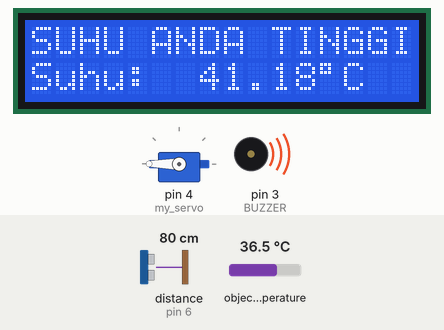
Recording of a sketch running on a simulated Arduino Uno, built with avr-gcc and run on an emulated ATmega328P. Shown: 16×2 character LCD, servo, buzzer (waves = sounding, pin HIGH). Wiring (inferred from the names in the program): ultrasonic range finder: trigger pin 7; echo pin 6. The test bench sets the inputs (shaded band); at power-on: object temperature 36.5 °C, distance to the obstacle (sensor on pin 6) 80 cm. The echo pulse lasts 58.3 µs per cm; pins used as bus, display or sensor lines are not drawn; what the sketch prints to the serial monitor is not drawn.

Above: at 1.3 s.
1.4 s: object temperature set to 33.5 °C
At 3.2 s:
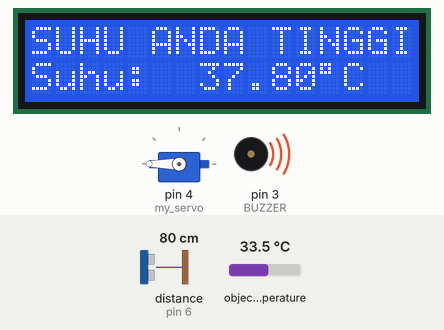
3.9 s: object temperature set to 32.8 °C
At 5.1 s:
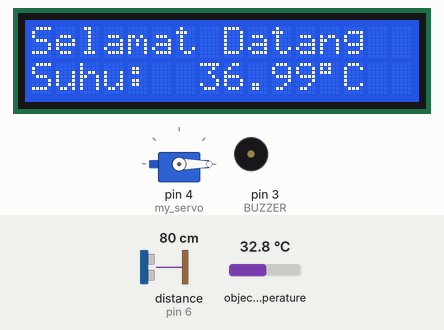
6.1 s: object temperature set to 39 °C
At 8.1 s:
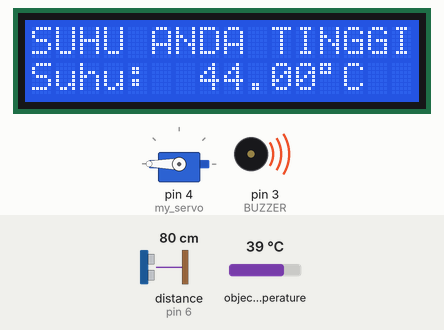
Timing chart, 0 to 9.6 s (numbered marks = the images above; inputs shaded):
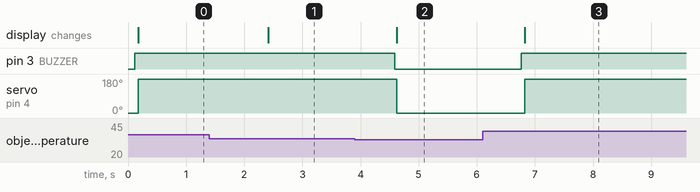

The sketch:

tempsensor.ino
```cpp
#include <Servo.h>
#include <AFMotor.h>
#include <Wire.h>
#include <Adafruit_MLX90614.h>
#include <LiquidCrystal_I2C.h>
#define PIN_TRIG 7
#define PIN_ECHO 6

Servo my_servo;
LiquidCrystal_I2C lcd(0x27,16,2);
Adafruit_MLX90614 mlx = Adafruit_MLX90614();
int BUZZER = 3;
const byte SIMBOLDERAJAT = B11011111;
double temp_obj;

void setup() {
  // put your setup code here, to run once:

  lcd.init();
  lcd.backlight();
  lcd.clear();
  mlx.begin();
  pinMode(PIN_TRIG, OUTPUT);
  pinMode(PIN_ECHO, INPUT);
  Serial.begin(9600);
  pinMode(BUZZER, OUTPUT);
  my_servo.attach(4);
  my_servo.write(0);
  delay(50);

}

void loop() {
  // put your main code here, to run repeatedly:
  //digitalWrite(BUZZER, HIGH);

  temp_obj = mlx.readObjectTempC()*1.128; //*1.128 (UNTUK PENGALI KALIBRASI)

  //Tampilkan di serial monitor
  Serial.println("Ambient = ");
  Serial.println("*C");
  Serial.println(temp_obj);


  //BUZZER peringatan jika suhu >37 celcius
  if(temp_obj > 37.5)
  {
    digitalWrite(BUZZER, HIGH);
    delay(30);
    lcd.setCursor(0, 0);
    lcd.print("SUHU ANDA TINGGI");
    lcd.setCursor(0, 1);
    lcd.print("Suhu: ");
    lcd.setCursor(7, 1);
    lcd.print(temp_obj);
    lcd.setCursor(12, 1);
    lcd.write(SIMBOLDERAJAT);
    lcd.setCursor(13, 1);
    lcd.print("C");
    my_servo.write(180);
    delay(50);
  }
  else
  {
    digitalWrite(BUZZER, LOW);
    lcd.setCursor(0, 0);
    lcd.print("Selamat Datang  ");
    lcd.setCursor(0, 1);
    lcd.print("Suhu:");
    lcd.setCursor(7, 1);
    lcd.print(temp_obj);
    lcd.setCursor(12, 1);
    lcd.write(SIMBOLDERAJAT);
    lcd.setCursor(13, 1);
    lcd.print("C");
    my_servo.write(0);
    delay(50);
  }

  // Motor Servo


  //my_servo.write(180);
  //delay(500);

  // Berikan isyarat HIGH pada pin trig 10 mikrodetik
  digitalWrite(PIN_TRIG, HIGH);
  delayMicroseconds(10);    // Tunda 10 mikrodetik
  digitalWrite(PIN_TRIG, LOW);

  // Baca hasilnya di pin echo
  double selang = pulseIn(PIN_ECHO, HIGH);

  // Hitung jarak yang diperoleh
  double jarak = 0.0343 * ( selang / 2);

  if (jarak > 25 || jarak <= 0)
  {
   //digitalWrite(BUZZER, LOW);
   Serial.print(jarak);
   Serial.println("cm");
  }
  else
  {
   //digitalWrite(BUZZER, HIGH);
   Serial.print(jarak);
   Serial.println("cm");
  }
  delay(1000);
}
```

Measured:
- the behaviour switches between 33.3 and 33.2 °C on object temperature (found by bisection; images 1 and 2)
- after the input at 1.4 s, the display: changes after 1.0 s (image 1)
- after the input at 3.9 s, pin 3 (BUZZER): HIGH → LOW after 0.69 s; servo on pin 4 (my_servo): 180° → 0° after 0.72 s; the display: changes after 0.72 s (image 2)
- after the input at 6.1 s, pin 3 (BUZZER): LOW → HIGH after 0.67 s; servo on pin 4 (my_servo): 0° → 180° after 0.73 s; the display: changes after 0.73 s (image 3)
